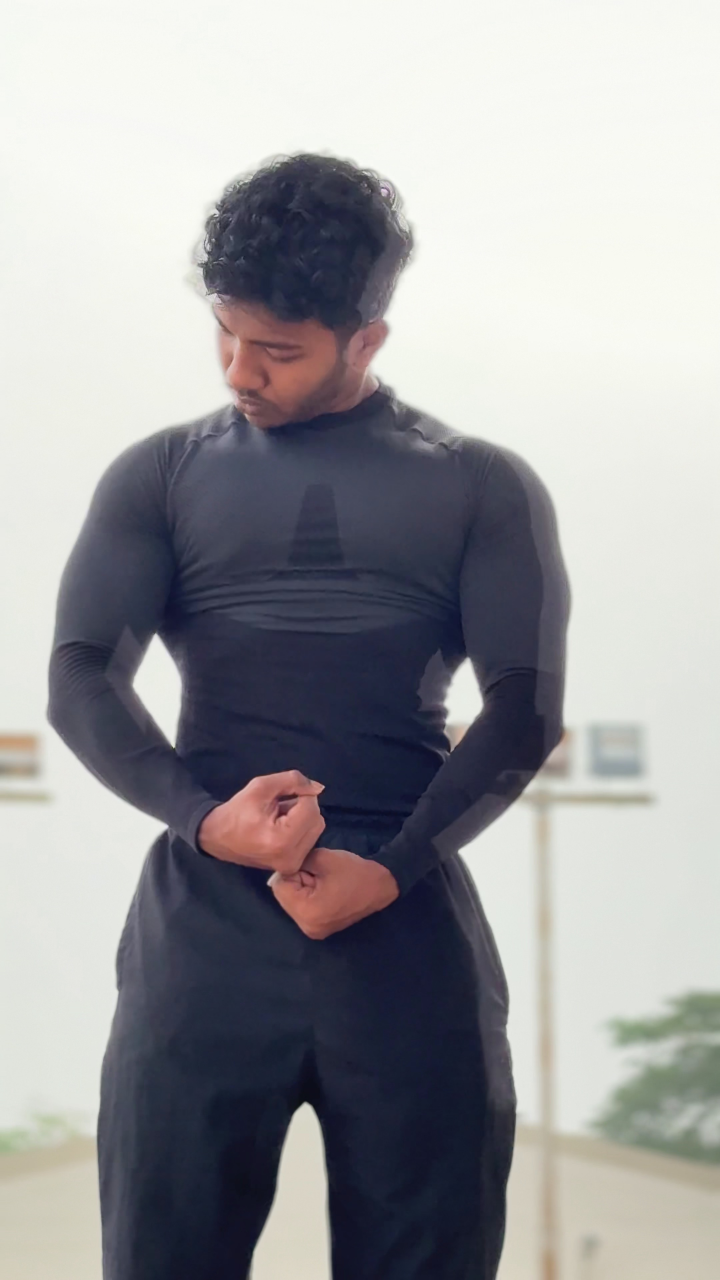
#> input picture candidates/1_candidate_0.jpg, 2160 x 3840 px (shown at 1/3 size)
$ python -i keyframe_extractor.py   (imports and definitions only)   (older library calls are emulated)
#> lines starting #> are read from the running program, lines starting #| are printed output that depends on the picture
### config.py
"""
config.py
Central configuration for the Intelligent Video Thumbnail Generator.
All tunable parameters live here so experiments are reproducible and
nothing is hard-coded deep inside the modules.
"""

import os

# ---------------------------------------------------------------------------
# Paths
# ---------------------------------------------------------------------------
BASE_DIR = os.path.dirname(os.path.abspath(__file__))

UPLOAD_DIR = os.path.join(BASE_DIR, "uploads")
OUTPUT_DIR = os.path.join(BASE_DIR, "outputs")
CANDIDATES_DIR = os.path.join(BASE_DIR, "candidates")
RESULTS_DIR = os.path.join(BASE_DIR, "results")
EVALUATION_DIR = os.path.join(BASE_DIR, "evaluation")
DATASET_DIR = os.path.join(BASE_DIR, "dataset")
DATABASE_PATH = os.path.join(BASE_DIR, "app_data.db")

for _d in (UPLOAD_DIR, OUTPUT_DIR, CANDIDATES_DIR, RESULTS_DIR, EVALUATION_DIR, DATASET_DIR):
    os.makedirs(_d, exist_ok=True)

# ---------------------------------------------------------------------------
# Upload / security
# ---------------------------------------------------------------------------
ALLOWED_EXTENSIONS = {"mp4", "avi", "mov", "mkv", "webm"}
MAX_CONTENT_LENGTH_MB = 200
MAX_CONTENT_LENGTH = MAX_CONTENT_LENGTH_MB * 1024 * 1024

# ---------------------------------------------------------------------------
# Frame sampling
# ---------------------------------------------------------------------------
# How many frames per second to sample for shot-boundary analysis.
# Full FPS is unnecessary and expensive; 2-4 samples/sec is enough to
# catch cuts without missing very short shots.
SAMPLE_FPS = 3

# Minimum shot length (in sampled-frame units) to avoid over-segmentation
# from noise / camera flashes.
MIN_SHOT_LENGTH_FRAMES = 3

# Shot boundary adaptive threshold: threshold = mean + K_SIGMA * std
SHOT_BOUNDARY_K_SIGMA = 2.5

# ---------------------------------------------------------------------------
# Key frame candidate extraction
# ---------------------------------------------------------------------------
# Max candidate frames sampled per shot before quality filtering.
MAX_CANDIDATES_PER_SHOT = 6

# Final number of candidates kept per shot after preliminary quality +
# de-duplication filtering.
MAX_KEPT_CANDIDATES_PER_SHOT = 3

# Histogram correlation above this value => frames considered near-duplicate.
DUPLICATE_HIST_CORR_THRESHOLD = 0.97

# ---------------------------------------------------------------------------
# CQTR scoring weights (Section 6 of the master spec)
# NOTE: these are a reasonable *starting* scheme, not claimed to be
# scientifically optimal. They are meant to be varied during experiments
# (see research/ablation_study.md).
# ---------------------------------------------------------------------------
CQTR_WEIGHTS = {
    "sharpness": 0.20,
    "brightness": 0.10,
    "contrast": 0.10,
    "color": 0.10,
    "scene_representativeness": 0.20,
    "content_importance": 0.25,
    "redundancy_penalty": 0.05,
}

# Brightness "ideal" band (0-255 mean luminance). Frames outside this
# band are penalized increasingly the further they are from the band.
BRIGHTNESS_IDEAL_LOW = 60
BRIGHTNESS_IDEAL_HIGH = 200

# Face detection cascade (OpenCV built-in, no external download required)
HAAR_FACE_CASCADE = "haarcascade_frontalface_default.xml"
FACE_SCORE_BONUS = 0.15  # additive bonus to content-importance if a clear face is found

# ---------------------------------------------------------------------------
# Top-N candidates shown on results page
# ---------------------------------------------------------------------------
TOP_N_ALTERNATIVES = 5

# ---------------------------------------------------------------------------
# Logging
# ---------------------------------------------------------------------------
LOG_LEVEL = "INFO"

### modules/keyframe_extractor.py
"""
keyframe_extractor.py
For each detected shot, selects a small set of candidate key frames:
ignores frames right at shot boundaries (likely transition frames),
samples evenly across the stable middle of the shot, removes
near-duplicate frames via histogram correlation, and keeps the
best-preliminary-sharpness candidates.
"""

import logging
from dataclasses import dataclass
from typing import List

import cv2
import numpy as np

import config
from modules.shot_detector import Shot
from modules.video_processor import SampledFrame

logger = logging.getLogger(__name__)


@dataclass
class Candidate:
    shot_id: int
    frame: np.ndarray
    frame_index: int
    timestamp_sec: float
    preliminary_sharpness: float


def _laplacian_variance(frame: np.ndarray) -> float:
    gray = cv2.cvtColor(frame, cv2.COLOR_BGR2GRAY)
    return float(cv2.Laplacian(gray, cv2.CV_64F).var())


def _histogram(frame: np.ndarray) -> np.ndarray:
    gray = cv2.cvtColor(frame, cv2.COLOR_BGR2GRAY)
    hist = cv2.calcHist([gray], [0], None, [64], [0, 256])
    cv2.normalize(hist, hist)
    return hist


# [84 lines left out: functions _is_near_duplicate, _select_stable_frames, extract_candidates_for_shot, extract_all_candidates, not called in this run]

>>> import cv2
>>> picture = cv2.imread('../candidates/1_candidate_0.jpg')
#> picture is the input picture: shape (3840, 2160, 3); mean B, G, R 158.8, 156.1, 156.2
>>> result = _histogram(picture)
#> in _histogram, `gray = cv2.cvtColor(frame, cv2.COLOR_BGR2GRAY)`:
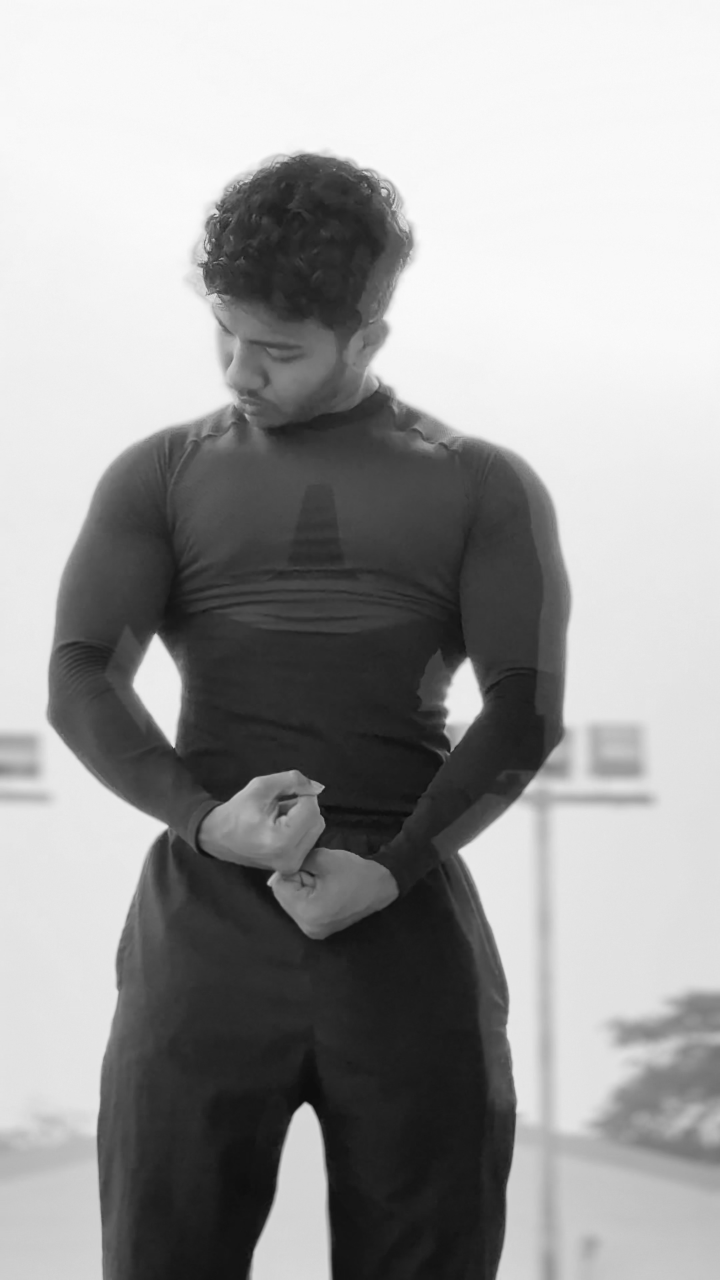
#> gray: shape (3840, 2160) (shown at 1/3 size); min 9, max 253, mean 156.4
#> in _histogram, `hist = cv2.calcHist([gray], [0], None, [64], [0, 256])`: hist = 64 values, max 1141433 at index 62, min 0 at index 0, mean 129600
#> result = 64 values, max 0.63 at index 62, min 0 at index 0, mean 0.0716
